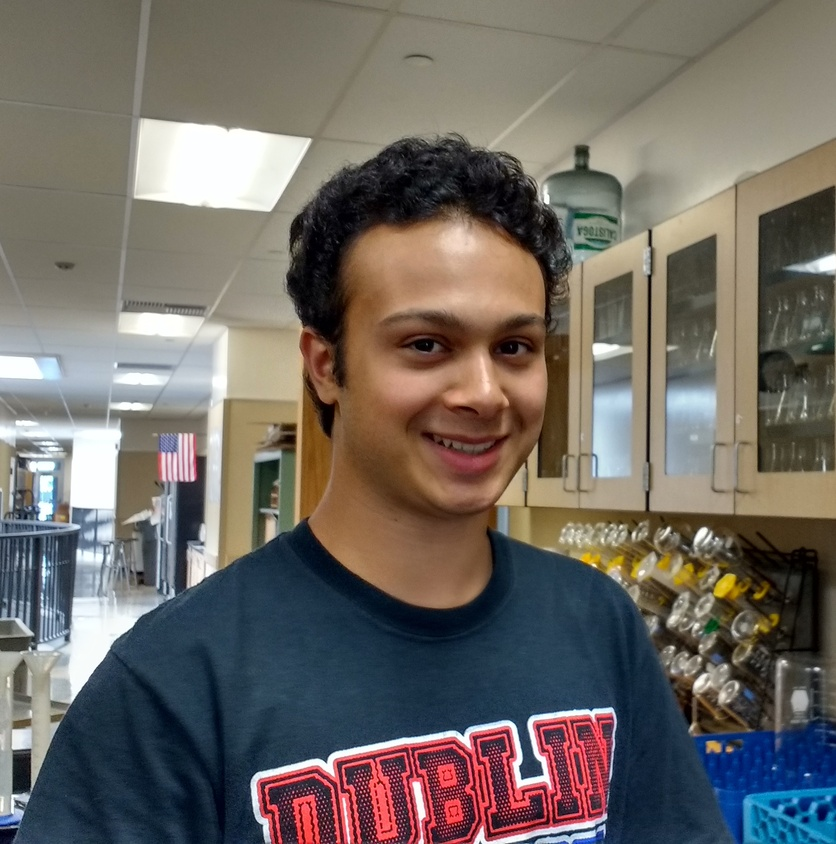
#> input picture images/about-me.jpeg, 836 x 844 px, shrunk from 2316 x 2340 before the run, found by its file name; its folder holds only this picture in this run
$ python silhouette.py
#> lines starting #> are read from the running program, lines starting #| are printed output that depends on the picture
#Silhouette
#Project 1.4.7 Image Artist
#by Aviram Bhalla-Levine and Rebecca Griffin
#Note: Takes longer than three and a half minutes to run, be patient.
#Also, to run call the function 'silhouette' in the 'Version #' directory and
#specify the original image and modified image directories as arguments.

from __future__ import print_function
import matplotlib
matplotlib.use('Agg')
import matplotlib.pyplot as plt
import os.path
import PIL
import PIL.ImageDraw
import numpy as np

def main(dir_in='Images', dir_out='Modified Images'):
#> called with dir_in = 'Images', dir_out = 'Modified Images'
    change_in = raw_input('The current input directory is the subdirectory \
\'' + dir_in + '\'. Would you like to change the input directory? Type \'y\' \
for yes and anything else for no.\n')
#> the answer given: ../images
    if (change_in == 'y') or (change_in == 'Y'):
        dir_in = raw_input('What should the new input directory be?\n')
        print('The new input subdiretory is now \'' + dir_in + '\'.\n')
    change_out = raw_input('The current output directory is the subdirectory \
\'' + dir_out + '\'. Would you like to change the output directory? Type \'y\' \
for yes and anything else for no.\n')
#> the answer given: out.png
    if (change_out == 'y') or (change_out == 'Y'):
        dir_out = raw_input('What should the new output directory be?\n')
        print('The new output subdiretory is now \'' + dir_out + '\'.\n')
    images = pull_images(dir_in)[0]
#> in pull_images, raw is the input picture: PIL image 836x844 RGB; mean R, G, B 111.7, 105.6, 99.8
#> images = 1 item
    filenames = pull_images(dir_in)[1]
#> filenames = ['about-me.jpeg']
    for index in range(len(images)):
        print('Modifying Image ' + str(index + 1) + ' of ' + str(len(images))
        + '.')
        color = pick_color(filenames[index])
        modified_image = silhouette(images[index], color)
        print('Saving Image ' + str(index + 1) + ' of ' + str(len(images))
        + '.')
        place_images(modified_image, filenames[index], dir_out)
#> this loop made 1 pass; the answer given on pass 1: out.png
#> (printed output is left out)
#> pass 1, in silhouette, `image = PIL.Image.fromstring('RGBA', (raw.size[0]-1, raw.size[1]-1), i..`:
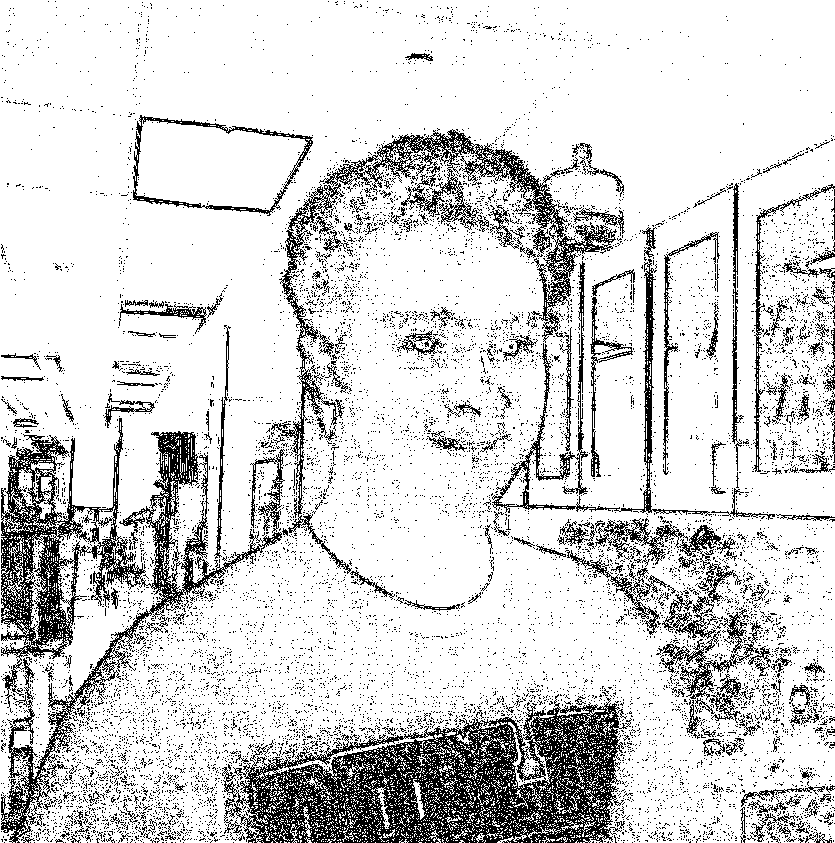
#> image: PIL image 835x843 RGBA; mean R, G, B, A 0, 0, 0, 42.4; transparent parts drawn white

def pick_color(filename):
    color = raw_input('Would you like a colored or transparent background on \
the modified version of\'' + filename + '\'?\nType \'c\' for color or anything \
else for transparent.\n')
    if (color == 'c') or (color == 'C'):
        red = raw_input('What would you like your red value to be? Please use \
an appropriate integer or the value will be recoreded as 0.\n')
        try:
            red = int(red)
        except ValueError:
            red = 0
        if (red < 0) or (red > 255):
            red = 0
        green = raw_input('What would you like your green value to be? Please \
use an appropriate integer or the value will be recoreded as 0.\n')
        try:
            green = int(green)
        except ValueError:
            green = 0
        if (green < 0) or (green > 255):
            green = 0
        blue = raw_input('What would you like your blue value to be? Please use\
 an appropriate integer or the value will be recoreded as 0.\n')
        try:
            blue = int(blue)
        except ValueError:
            blue = 0
        if (blue < 0) or (blue > 255):
            blue = 0
    else:
        red = 0
        green = 0
        blue = 0
    return (red, green, blue)

def silhouette(raw, color=(0, 0, 0)):
    raw_a = np.array(raw)
    img = PIL.Image.new('RGBA', (raw.size[0]-1, raw.size[1]-1))
    img_a = np.array(img)
    progress = 0
    total_brightness = 0
    valid_pixels = 0
    for col in range(1, (raw.size[0]-1)):
        for row in range(1, (raw.size[1]-1)):
            img_a[row][col][0] = int((raw_a[row][col][0]-
            raw_a[row+1][col][0])+(raw_a[row][col][0]-
            raw_a[row][col+1][0])+(raw_a[row][col][0]-
            raw_a[row-1][col][0])+(raw_a[row][col][0]-
            raw_a[row][col-1][0]))
            img_a[row][col][1] = int((raw_a[row][col][1]-
            raw_a[row+1][col][1])+(raw_a[row][col][1]-
            raw_a[row][col+1][1])+(raw_a[row][col][1]-
            raw_a[row-1][col][1])+(raw_a[row][col][1]-
            raw_a[row][col-1][1]))
            img_a[row][col][2] = int((raw_a[row][col][2]-
            raw_a[row+1][col][2])+(raw_a[row][col][2]-
            raw_a[row][col+1][2])+(raw_a[row][col][2]-
            raw_a[row-1][col][2])+(raw_a[row][col][2]-
            raw_a[row][col-1][2]))
            img_a[row][col][3] = raw_a[row][col][3]
            if img_a[row][col][3] != 0:
                total_brightness = (total_brightness + img_a[row][col][0] +
                img_a[row][col][1] + img_a[row][col][2])
                valid_pixels = valid_pixels + 1
            progress = progress + 1
            if progress % 100000 == 0:
                print(str(progress) + ' iterations out of about ' +
                str(5*(raw.size[0]-1)*(raw.size[1]-1)) + ' iterations.')
    average_brightness = total_brightness/(10*valid_pixels)
    for col in range(1, (raw.size[0]-1)):
        for row in range(1, (raw.size[1]-1)):
            if ((3*img_a[row][col][0] <= average_brightness) or
            (3*img_a[row][col][1] <= average_brightness) or
            (3*img_a[row][col][2] <= average_brightness)
            or ((img_a[row][col][0]+img_a[row][col][1]+img_a[row][col][2])
            <= average_brightness)):
                img_a[row][col][0] = 0
                img_a[row][col][1] = 0
                img_a[row][col][2] = 0
                img_a[row][col][3] = 0
            else:
                img_a[row][col][3] = 255
            progress = progress + 1
            if progress % 100000 == 0:
                print(str(progress) + ' iterations out of about ' +
                str(5*(raw.size[0]-1)*(raw.size[1]-1)) + ' iterations.')
    for col in range(1, (raw.size[0]-2)):
        for row in range(1, (raw.size[1]-2)):
            if img_a[row-1][col][3] == 0:
                break
            elif img_a[row][col-1][3] == 0:
                break
            elif img_a[row+1][col][3] == 0:
                break
            elif img_a[row][col+1][3] == 0:
                break
            elif img_a[row-1][col-1][3] == 0:
                break
            elif img_a[row+1][col-1][3] == 0:
                break
            elif img_a[row-1][col+1][3] == 0:
                break
            elif img_a[row+1][col+1][3] == 0:
                break
            else:
                img_a[row][col][3] = 255
            progress = progress + 1
            if (((progress % 100000) == 0) or
            (progress == (4*(raw.size[0]-2)*(raw.size[1]-2)))):
                print(str(progress) + ' iterations out of about ' +
                str(5*(raw.size[0]-1)*(raw.size[1]-1)) + ' iterations.')
    for col in range(1, (raw.size[0]-1)):
        for row in range(1, (raw.size[1]-1)):
            if ((img_a[row][col][0] >= 240) and
            (img_a[row][col][1] >= 240) and
            (img_a[row][col][2] >= 240)):
                img_a[row][col][0] = 0
                img_a[row][col][1] = 0
                img_a[row][col][2] = 0
                img_a[row][col][3] = 0
            progress = progress + 1
            if progress % 100000 == 0:
                print(str(progress) + ' iterations out of about ' +
                str(5*(raw.size[0]-1)*(raw.size[1]-1)) + ' iterations.')
    for col in range(1, (raw.size[0]-1)):
        for row in range(1, (raw.size[1]-1)):
            if (img_a[row][col][3] >= 15):
                img_a[row][col][0] = 0
                img_a[row][col][1] = 0
                img_a[row][col][2] = 0
                img_a[row][col][3] = 255
            progress = progress + 1
            if progress % 100000 == 0:
                print(str(progress) + ' iterations out of about ' +
                str(5*(raw.size[0]-1)*(raw.size[1]-1)) + ' iterations.')
    if color != (0, 0, 0):
        for col in range(1, (raw.size[0]-1)):
            for row in range(1, (raw.size[1]-1)):
                if (img_a[row][col][3] < 15):
                    img_a[row][col][0] = color[0]
                    img_a[row][col][1] = color[1]
                    img_a[row][col][2] = color[2]
                    img_a[row][col][3] = 255
                progress = progress + 1
                if progress % 100000 == 0:
                    print(str(progress) + ' iterations out of about ' +
                    str(5*(raw.size[0]-1)*(raw.size[1]-1)) + ' iterations.')
    else:
        progress = progress + (raw.size[0]-1)*(raw.size[1]-1)
        print(str(progress) + ' iterations out of about ' +
        str(4*(raw.size[0]-1)*(raw.size[1]-1)) + ' iterations.')
    image = PIL.Image.fromstring('RGBA', (raw.size[0]-1, raw.size[1]-1),
    img_a)
    return image

def pull_images(directory):
    image_list = [] # Initialize aggregaotrs
    file_list = []
    directory_list = os.listdir(directory) # Get list of files
    for entry in directory_list:
        absolute_filename = os.path.join(directory, entry)
        try:
            raw = PIL.Image.open(absolute_filename)
            if (raw.mode != 'RGBA'):
                raw = raw.convert('RGBA')
            file_list += [entry]
            image_list += [raw]
        except IOError:
            pass # do nothing with errors tying to open non-images
    return image_list, file_list

def place_images(new_image, old_filename, directory):
    # Create a new directory 'Modified Images'
    new_directory = os.path.join(directory)
    try:
        os.mkdir(new_directory)
    except OSError:
        pass # if the directory already exists, proceed
    # Parse the filename
    filename, filetype = old_filename.split('.')
    #save the altered image, using PNG to retain transparency
    new_image_filename = os.path.join(new_directory, filename + '.png')
    new_image.save(new_image_filename)

main()
